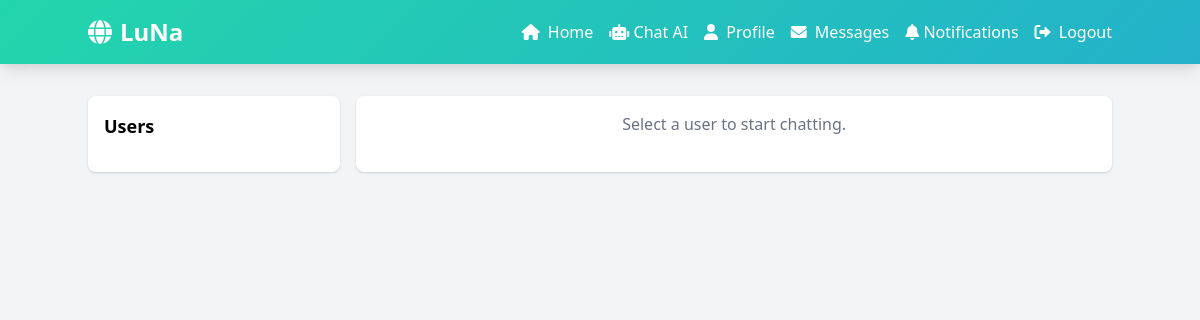
/messages/ (signed in), run on an earlier commit of the app's database.
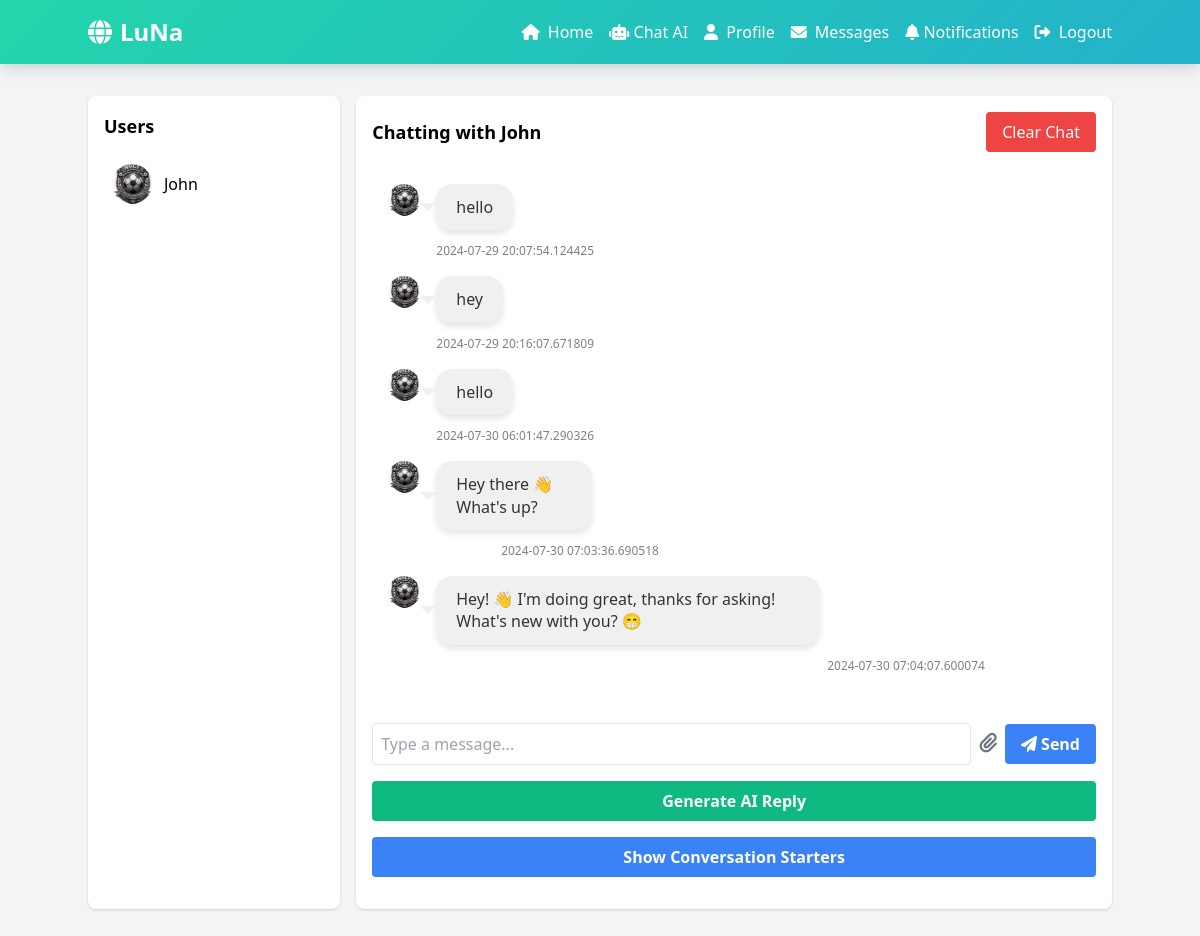
And on a later commit of the database.
### models.py (models this page shows, shortened)
class User(UserMixin, db.Model):  # Ensure UserMixin is extended
    id = db.Column(db.Integer, primary_key=True)
    username = db.Column(db.String(80), unique=True, nullable=False, index=True)
    email = db.Column(db.String(120), unique=True, nullable=False, index=True)
    password_hash = db.Column(db.String(128), nullable=False)
    profile_picture = db.Column(db.String(120), default='default.jpg')
    bio = db.Column(db.Text)
    date_joined = db.Column(db.DateTime, default=lambda: datetime.now(pytz.timezone('Africa/Nairobi')))
    posts = db.relationship('Post', backref='author', lazy='dynamic', cascade="all, delete-orphan")
    comments = db.relationship('Comment', backref='author', lazy='dynamic', cascade="all, delete-orphan")
    followed = db.relationship(
        'User',
        secondary=followers,
        primaryjoin=id == followers.c.follower_id,
        secondaryjoin=id == followers.c.followed_id,
        backref=db.backref('followers', lazy='dynamic'),
        lazy='dynamic'
    )

class Message(db.Model):
    id = db.Column(db.Integer, primary_key=True)
    sender_id = db.Column(db.Integer, db.ForeignKey('user.id'), nullable=False)
    recipient_id = db.Column(db.Integer, db.ForeignKey('user.id'), nullable=False)
    content = db.Column(db.Text, nullable=False)
    media_url = db.Column(db.String, nullable=True)
    timestamp = db.Column(db.DateTime, default=datetime.utcnow)
    sender = db.relationship('User', foreign_keys=[sender_id], backref='sent_messages')
    recipient = db.relationship('User', foreign_keys=[recipient_id], backref='received_messages')

### app.py (the view)
@app.route('/messages/', defaults={'recipient_id': None})
@app.route('/messages/<int:recipient_id>')
@login_required
def messages(recipient_id):
    available_users = get_available_users()
    if recipient_id is None and available_users:
        recipient_id = available_users[0]['id']
    recipient = User.query.get(recipient_id) if recipient_id else None
    messages = get_messages(current_user.id, recipient_id) if recipient_id else []
    starters = get_conversation_starters(current_user.id, recipient_id) if recipient_id else []
    return render_template('messages.html',
                           messages=messages,
                           starters=starters,
                           recipient=recipient,
                           available_users=available_users,
                           current_user=current_user)

### app.py (called while the page is built)
@login_manager.user_loader
def load_user(user_id):
    return User.query.get(int(user_id))

@app.before_request
def make_session_permanent():
    session.permanent = True
    app.permanent_session_lifetime = timedelta(days=30)

def get_messages(current_user_id, recipient_id, page=1, per_page=20):
    messages = db.session.query(Message, User).join(User, Message.sender_id == User.id).filter(
        or_(
            (Message.sender_id == current_user_id) & (Message.recipient_id == recipient_id),
            (Message.sender_id == recipient_id) & (Message.recipient_id == current_user_id)
        )
    ).order_by(Message.timestamp.asc()).paginate(page=page, per_page=per_page, error_out=False)
    return messages.items

def get_available_users():
    users = User.query.filter(User.id != current_user.id).all()
    return [{'id': user.id, 'username': user.username, 'profile_picture': user.profile_picture} for user in users]

@app.before_request
def make_session_permanent():
    session.permanent = True
    app.permanent_session_lifetime = timedelta(days=30)

### templates/messages.html (shortened to what the changed rows need)
<!DOCTYPE html>
<html lang="en">
<head>
    <link href="https://cdn.jsdelivr.net/npm/tailwindcss@2.2.19/dist/tailwind.min.css" rel="stylesheet">
    <link rel="stylesheet" href="https://cdnjs.cloudflare.com/ajax/libs/font-awesome/6.0.0-beta3/css/all.min.css">
</head>
<body class="bg-gray-100">
    <div class="container mx-auto py-8">
        <div class="flex flex-col md:flex-row">
            <div class="w-full md:w-1/4 bg-white p-4 rounded-lg shadow mb-4 md:mb-0">
                <h2 class="text-lg font-bold mb-4">Users</h2>
                {% for user in available_users %}
                <a href="{{ url_for('messages', recipient_id=user.id) }}" class="user-link flex items-center p-2 rounded-lg hover:bg-gray-200" data-user-id="{{ user.id }}">
                    <img src="{{ url_for('static', filename='uploads/' + user.profile_picture) }}" alt="{{ user.username }}" class="w-10 h-10 rounded-full">
                    <span class="ml-3">{{ user.username }}</span>
                </a>
                {% endfor %}
            </div>
            <div class="w-full md:w-3/4 bg-white p-4 rounded-lg shadow ml-0 md:ml-4 flex flex-col">
                {% if recipient %}
                    <div class="flex justify-between items-center mb-4">
                        <h2 class="text-lg font-bold">Chatting with {{ recipient.username }}</h2>
                        <button id="clear-chat" class="bg-red-500 text-white px-4 py-2 rounded">Clear Chat</button>
                    </div>
                    <div id="messages" class="flex-1 overflow-y-auto mb-4 p-4">
                        {% for message, sender in messages %}
                            <div class="flex items-start mb-4 {{ 'justify-end' if message.sender_id == current_user.id else '' }}">
                                {% if message.sender_id != current_user.id %}
                                    <img src="{{ sender.profile_picture }}" alt="{{ sender.username }}" class="w-8 h-8 rounded-full mr-2">
                                {% endif %}
                                <div class="{{ 'ml-2' if message.sender_id != current_user.id else 'mr-2' }}">
                                    <div class="chat-bubble {{ 'right' if message.sender_id == current_user.id else 'left' }}">
                                        <p>{{ message.content }}</p>
                                    </div>
                                    <span class="message-timestamp">{{ message.timestamp }}</span>
                                </div>
                            </div>
                        {% endfor %}
                    </div>
                    <form id="message-form" class="flex items-center">
                        <input type="text" id="message-input" name="content" placeholder="Type a message..." class="flex-1 mr-2 p-2 border rounded">
                        <label for="media" class="cursor-pointer mr-2">
                            <i class="fas fa-paperclip text-gray-500 text-xl"></i>
                        </label>
                        <button type="submit" id="send-button" class="bg-blue-500 hover:bg-blue-600 text-white font-bold py-2 px-4 rounded">
                            <i class="fas fa-paper-plane"></i> Send
                        </button>
                    </form>
                    <button id="ai-reply-btn" class="bg-green-500 hover:bg-green-600 text-white font-bold py-2 px-4 rounded mt-4">
                        Generate AI Reply
                    </button>
                    <button id="show-starters-btn" class="bg-blue-500 hover:bg-blue-600 text-white font-bold py-2 px-4 rounded mt-4 mb-4">
                        Show Conversation Starters
                    </button>
                {% else %}
                    <p class="text-center text-gray-500">Select a user to start chatting.</p>
                {% endif %}
            </div>
        </div>
    </div>
    </body>
</html>

What changed in the data, as far as the page shows it:
added User: profile_picture (picture), username "John"
added Message: profile_picture (picture), content "hello", timestamp "2024-07-29 20:07:54.124425"
added Message: profile_picture (picture), content "hey", timestamp "2024-07-29 20:16:07.671809"
added Message: profile_picture (picture), content "hello", timestamp "2024-07-30 06:01:47.290326"
added Message: profile_picture (picture), content "Hey there 👋 What's up?", timestamp "2024-07-30 07:03:36.690518"
added Message: profile_picture (picture), content "Hey! 👋 I'm doing great, thanks for asking! What's new with you? 😁", timestamp "2024-07-30 07:04:07.600074"
Also different on the page:
text no longer shown: "Select a user to start chatting."
text now shown: "Chatting with Clear Chat Send Generate AI Reply Show Conversation Starters"
